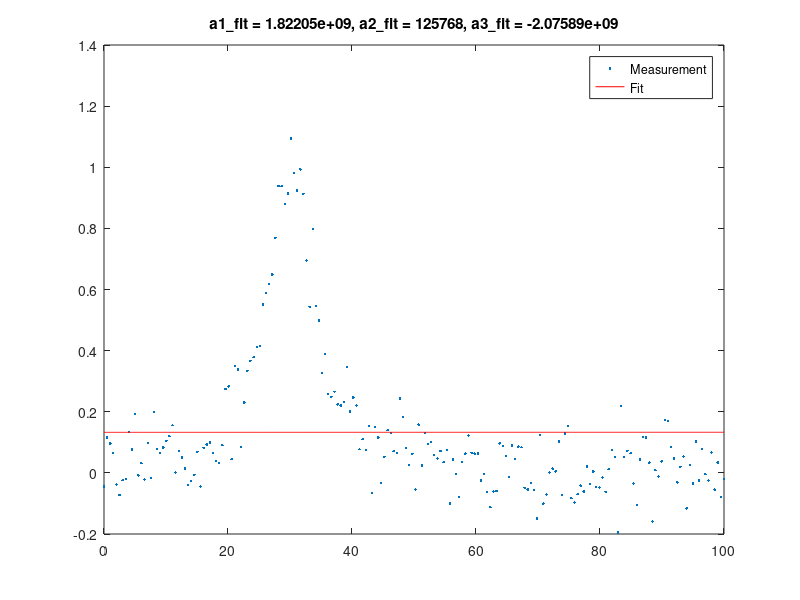

MATLAB code for this plot:

% simulate some data
X = linspace(0,100,200);
Y = 20./((X-30).^2+20)+0.08*randn(size(X));

% rough guess of initial parameters
a3 = ((max(X)-min(X))/10)^2;
a2 = (max(X)+min(X))/2;
a1 = max(Y)*a3;
a0 = [a1,a2,a3];

% define lorentz inline, instead of in a separate file
lorentz = @(param, x) param(1) ./ ((x-param(2)).^2 + param(3));

% define objective function, this captures X and Y
fit_error = @(param) sum((Y - lorentz(param, X)).^2);

% do the fit
a_fit = fminsearch(fit_error, a0);

% quick plot
x_grid = linspace(min(X), max(X), 1000); % fine grid for interpolation
plot(X, Y, '.', x_grid, lorentz(a_fit, x_grid), 'r')
legend('Measurement', 'Fit')
title(sprintf('a1_fit = %g, a2_fit = %g, a3_fit = %g', ...
    a_fit(1), a_fit(2), a_fit(3)), 'interpreter', 'none')